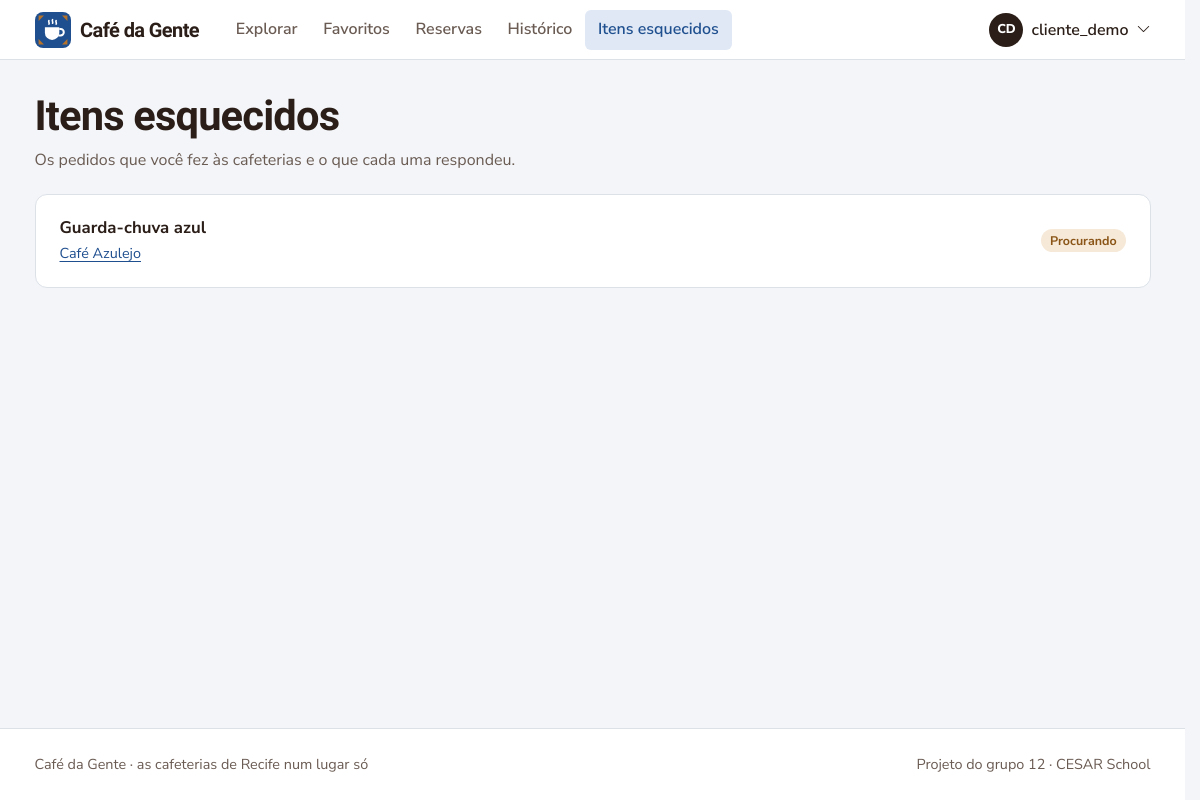
The app's page /minhas_requisicoes/ (signed in) with its own data.
### coffee12app/models.py (models this page shows, shortened)
class CustomUser(AbstractUser):
    phone_number = models.CharField(max_length=15, blank=True)
    COFFEEADMIN = 'CM'
    CLIENT = 'CL'
    ZONANORTE = 'ZN'
    ZONASUL = 'ZS'
    ZONAOESTE = 'ZO'
    CENTRO = 'CE'
    NAOIDENTIFICAR = 'NI'
    ROLES = [
        (COFFEEADMIN, 'Administrador de Café'),
        (CLIENT, 'Cliente')
    ]
    LOCALIDADES = [
        (ZONANORTE, 'Zona Norte'),
        (ZONASUL, 'Zona Sul'),
        (ZONAOESTE, 'Zona Oeste'),
        (CENTRO, 'Centro'),
        (NAOIDENTIFICAR, 'Não Identificar')
    ]
    role = models.CharField(
        max_length=2,
        choices=ROLES,
        default=CLIENT,
    )
    localidade = models.CharField(
        max_length=2,
        choices=LOCALIDADES,
        default=NAOIDENTIFICAR,
    )
    cafeteria = models.ForeignKey('Estabelecimento', on_delete=models.PROTECT, null=True, blank=True)
    possui_estabelecimento = models.BooleanField(default=False)
    cafeteria_favorita = models.ManyToManyField('Estabelecimento', blank=True, related_name='cafeterias_favoritas')

class ItemEsquecido(models.Model):
    cliente = models.ForeignKey(CustomUser, on_delete=models.CASCADE)
    cafeteria = models.ForeignKey(Estabelecimento, on_delete=models.CASCADE)
    descricao = models.CharField(max_length=200)
    PENDENTE = 'PE'
    ACHADO = 'AC'
    NAO_ENCONTRADO = 'NE'
    STATUS = [
        (PENDENTE, 'Pendente'),
        (ACHADO, 'Achado'),
        (NAO_ENCONTRADO, 'Não Encontrado'),
    ]
    status = models.CharField(max_length=2, choices=STATUS, default=PENDENTE)

class Estabelecimento(models.Model):
    nome = models.CharField(max_length=100)
    endereco = models.CharField(max_length=200)
    telefone = models.CharField(max_length=15)
    proprietario = models.ForeignKey(CustomUser, on_delete=models.CASCADE)
    descricao_horario = models.CharField(max_length=200, default='')

### coffee12app/views.py (the view)
# urls.py: path('minhas_requisicoes/', views.listar_requisicoes_cliente, name='listar_requisicoes_cliente'),
@apenas_clientes
def listar_requisicoes_cliente(request):
    requisicoes = ItemEsquecido.objects.filter(cliente=request.user).select_related('cafeteria').order_by('-id')
    return render(request, 'minhassolicitacoes.html', {'requisicoes': requisicoes})

### coffee12app/context_processors.py (called while the page is built, shortened)
def navegacao(request):
    user = getattr(request, 'user', None)
    match = getattr(request, 'resolver_match', None)
    contexto = {'rota_atual': match.url_name if match else ''}
    if not user or not user.is_authenticated:
        return contexto
    eh_dono = user.role == CustomUser.COFFEEADMIN
    contexto['eh_dono_cafe'] = eh_dono
    return contexto

### coffee12app/templatetags/cafe_tags.py (called while the page is built)
@register.filter
def iniciais(nome):
    partes = [p for p in str(nome).replace('_', ' ').replace('.', ' ').split() if p]
    if not partes:
        return '?'
    if len(partes) == 1:
        return partes[0][:2].upper()
    return (partes[0][0] + partes[-1][0]).upper()

### coffee12app/views.py (called while the page is built)
def apenas_clientes(view):
    @wraps(view)
    @login_required
    def wrapper(request, *args, **kwargs):
        if request.user.role != CustomUser.CLIENT:
            messages.info(request, 'Essa área é para clientes. Use o painel da sua cafeteria.')
            return redirect('homepagecafe')
        return view(request, *args, **kwargs)
    return wrapper

### templates/minhassolicitacoes.html (shortened to what this page needs)
{% extends 'base.html' %}
{% block conteudo %}
<div class="container">
  <div class="cabecalho">
    <h1>Itens esquecidos</h1>
    <p>Os pedidos que você fez às cafeterias e o que cada uma respondeu.</p>
  </div>
  {% if requisicoes %}
    <div class="painel py-1">
      <ul class="lista">
        {% for item in requisicoes %}
          <li class="lista-item">
            <div class="info">
              <strong>{{ item.descricao }}</strong>
              <span class="meta"><a href="{% url 'perfilCafeteria' item.cafeteria.id %}">{{ item.cafeteria.nome }}</a></span>
            </div>
            {% include 'partials/status_item.html' %}
          </li>
        {% endfor %}
      </ul>
    </div>
  {% endif %}
</div>
{% endblock %}

### templates/base.html (shortened to what this page needs)
{% load static cafe_tags %}<!doctype html>
<html lang="pt-BR">
<head>
  <link href="https://cdn.jsdelivr.net/npm/bootstrap@5.3.3/dist/css/bootstrap.min.css" rel="stylesheet">
  <link href="https://cdn.jsdelivr.net/npm/bootstrap-icons@1.11.3/font/bootstrap-icons.min.css" rel="stylesheet">
  <link href="{% static 'css/app.css' %}" rel="stylesheet">
</head>
<body>
  <header class="barra">
    <nav class="navbar navbar-expand-lg">
      <div class="container">
        {% if user.is_authenticated %}
          <a class="marca" href="{% if eh_dono_cafe %}{% url 'homepagecafe' %}{% else %}{% url 'homepage' %}{% endif %}">
        {% else %}
          <a class="marca" href="{% url 'inicio' %}">
        {% endif %}
            Café da Gente
          </a>
        {% if user.is_authenticated %}
          <div class="collapse navbar-collapse" id="menu">
            <ul class="navbar-nav ms-lg-4 me-auto">
              {% if eh_dono_cafe %}
                <li class="nav-item"><a class="nav-link {% if rota_atual == 'homepagecafe' %}ativo{% endif %}" href="{% url 'homepagecafe' %}">Painel</a></li>
                {% if minha_cafeteria %}
                  <li class="nav-item"><a class="nav-link {% if rota_atual == 'excluirPrato' or rota_atual == 'cadastrarPrato' or rota_atual == 'editarPrato' %}ativo{% endif %}" href="{% url 'excluirPrato' %}">Cardápio</a></li>
                  <li class="nav-item"><a class="nav-link {% if rota_atual == 'reserva_listar' %}ativo{% endif %}" href="{% url 'reserva_listar' %}">Reservas{% if nav_reservas_pendentes %}<span class="contador" title="pendentes">{{ nav_reservas_pendentes }}</span>{% endif %}</a></li>
                  <li class="nav-item"><a class="nav-link {% if rota_atual == 'solicitacoes' %}ativo{% endif %}" href="{% url 'solicitacoes' %}">Itens esquecidos{% if nav_itens_pendentes %}<span class="contador" title="pendentes">{{ nav_itens_pendentes }}</span>{% endif %}</a></li>
                  <li class="nav-item"><a class="nav-link {% if rota_atual == 'verFeedbacks' %}ativo{% endif %}" href="{% url 'verFeedbacks' minha_cafeteria.id %}">Avaliações</a></li>
                {% endif %}
              {% else %}
                <li class="nav-item"><a class="nav-link {% if rota_atual == 'homepage' %}ativo{% endif %}" href="{% url 'homepage' %}">Explorar</a></li>
                <li class="nav-item"><a class="nav-link {% if rota_atual == 'favoritos' %}ativo{% endif %}" href="{% url 'favoritos' %}">Favoritos</a></li>
                <li class="nav-item"><a class="nav-link {% if rota_atual == 'reserva_list' or rota_atual == 'reserva_update' %}ativo{% endif %}" href="{% url 'reserva_list' %}">Reservas</a></li>
                <li class="nav-item"><a class="nav-link {% if rota_atual == 'historico' %}ativo{% endif %}" href="{% url 'historico' %}">Histórico</a></li>
                <li class="nav-item"><a class="nav-link {% if rota_atual == 'listar_requisicoes_cliente' %}ativo{% endif %}" href="{% url 'listar_requisicoes_cliente' %}">Itens esquecidos</a></li>
              {% endif %}
            </ul>
            <div class="dropdown">
              <button class="btn p-0 border-0 d-flex align-items-center gap-2" type="button" data-bs-toggle="dropdown" aria-expanded="false">
                <span class="avatar" aria-hidden="true">{{ user.username|iniciais }}</span>
                <span class="fw-semibold">{{ user.username }}</span>
                <i class="bi bi-chevron-down small" aria-hidden="true"></i>
              </button>
            </div>
          </div>
        {% endif %}
      </div>
    </nav>
  </header>
  <main id="conteudo">
    {% block conteudo %}{% endblock %}
  </main>
  {% block rodape %}
  <footer class="rodape">
    <div class="container d-flex flex-wrap justify-content-between gap-2">
      <span>Café da Gente · as cafeterias de Recife num lugar só</span>
      <span>Projeto do grupo 12 · CESAR School</span>
    </div>
  </footer>
  {% endblock %}
</body>
</html>

### templates/partials/status_item.html
{% if item.status == 'AC' %}<span class="etiqueta etiqueta-sucesso">Encontrado</span>
{% elif item.status == 'NE' %}<span class="etiqueta etiqueta-perigo">Não encontrado</span>
{% else %}<span class="etiqueta etiqueta-alerta">Procurando</span>{% endif %}

### coffee12app/static/css/app.css (style rules this page uses)
:root { --porcelana: #F3F5F8; --superficie: #FFFFFF; --azulejo: #1F4F8F; --azulejo-escuro: #163A6B; --azulejo-claro: #DFE8F4; --torra: #2B1E18; --torra-suave: #6A5B53; --caramelo: #B5722A; --caramelo-claro: #F6E9D8; --folha: #2E7550; --folha-clara: #E2F1E8; --cereja: #A93A30; --cereja-clara: #F8E4E1; --linha: #DCE1E8; --fonte-titulo: 'Bricolage Grotesque', system-ui, sans-serif; --fonte-texto: 'Nunito Sans', system-ui, sans-serif; --raio-sm: 6px; --raio: 12px; --sombra: 0 1px 2px rgba(31, 79, 143, .06), 0 4px 16px rgba(31, 79, 143, .06); --bs-body-bg: var(--porcelana); --bs-body-color: var(--torra); --bs-body-font-family: var(--fonte-texto); --bs-link-color: var(--azulejo); --bs-link-color-rgb: 31, 79, 143; --bs-link-hover-color: var(--azulejo-escuro); --bs-link-hover-color-rgb: 22, 58, 107; --bs-border-color: var(--linha); --bs-primary: var(--azulejo); --bs-primary-rgb: 31, 79, 143; --bs-focus-ring-color: rgba(31, 79, 143, .3); }
body { font-family: var(--fonte-texto); font-size: 1rem; line-height: 1.6; color: var(--torra); background: var(--porcelana); min-height: 100vh; display: flex; flex-direction: column; }
main { flex: 1; }
h1, h2, h3, h4, .titulo { font-family: var(--fonte-titulo); font-weight: 700; letter-spacing: -0.02em; line-height: 1.15; color: var(--torra); }
h1 { font-size: clamp(1.9rem, 1.4rem + 2vw, 2.6rem); }
a { text-underline-offset: 3px; }
.btn { font-weight: 700; border-radius: var(--raio-sm); padding: .55rem 1.1rem; }
.barra { background: var(--superficie); border-bottom: 1px solid var(--linha); }
.barra .navbar { padding: .6rem 0; }
.marca { display: flex; align-items: center; gap: .6rem; font-family: var(--fonte-titulo); font-weight: 800; font-size: 1.25rem; color: var(--torra); text-decoration: none; letter-spacing: -0.03em; }
.barra .nav-link { color: var(--torra-suave); font-weight: 600; padding: .45rem .8rem !important; border-radius: var(--raio-sm); }
.barra .nav-link.ativo { color: var(--azulejo); background: var(--azulejo-claro); }
.avatar { width: 34px; height: 34px; border-radius: 50%; display: inline-grid; place-items: center; background: var(--torra); color: #fff; font-size: .8rem; font-weight: 800; }
.cabecalho { padding: 2rem 0 1.25rem; }
.cabecalho p { margin: .4rem 0 0; color: var(--torra-suave); }
.painel { background: var(--superficie); border: 1px solid var(--linha); border-radius: var(--raio); padding: 1.5rem; }
.etiqueta { display: inline-block; padding: .1rem .55rem; border-radius: 999px; font-size: .78rem; font-weight: 700; background: var(--porcelana); color: var(--torra-suave); }
.etiqueta-alerta { background: var(--caramelo-claro); color: #8a5517; }
.lista { list-style: none; margin: 0; padding: 0; }
.lista-item { display: flex; align-items: center; gap: 1rem; padding: 1rem 0; flex-wrap: wrap; }
.lista-item .info { flex: 1 1 240px; min-width: 0; }
.lista-item .info strong { display: block; font-size: 1.05rem; }
.lista-item .meta { color: var(--torra-suave); font-size: .9rem; }
.rodape { margin-top: 4rem; border-top: 1px solid var(--linha); background: var(--superficie); padding: 1.5rem 0; font-size: .9rem; color: var(--torra-suave); }
html { scrollbar-gutter: stable; }

### records on screen
CustomUser: username|iniciais "CD", username "cliente_demo"
ItemEsquecido: descricao "Guarda-chuva azul", cafeteria.nome "Café Azulejo", status "Procurando"
